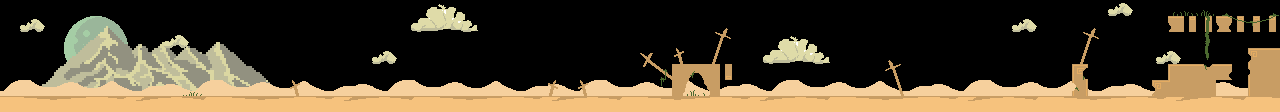

This is a level from a 2D game, rendered from its Tiled map with the project's own tilesets. A one-line summary and the map file follow, with tile-layer data summarised:
An orthogonal 80x7 tile map with 16x16 px tiles, 9 tile layers (FarBGLayer, MidBGLayer, NearBGLayer, LowDoodadLayer, ...).

<map version="1.10" tiledversion="1.10.2" orientation="orthogonal" renderorder="right-down" width="80" height="7" tilewidth="16" tileheight="16" infinite="0" nextlayerid="18" nextobjectid="1">
 <tileset firstgid="1" source="Desert_Ruins_Tileset_Day.tsx" />
 <layer id="16" name="FarBGLayer" width="80" height="7">
  <data>[560 cells, 560 non-empty, 17 distinct tile ids]</data>
 </layer>
 <layer id="15" name="MidBGLayer" width="80" height="7">
  <data>[560 cells, 560 non-empty, 53 distinct tile ids]</data>
 </layer>
 <layer id="14" name="NearBGLayer" width="80" height="7">
  <data>[560 cells, 560 non-empty, 25 distinct tile ids]</data>
 </layer>
 <layer id="17" name="LowDoodadLayer" width="80" height="7">
  <data>[560 cells, 560 non-empty, 38 distinct tile ids]</data>
 </layer>
 <layer id="1" name="ObstacleLayer" width="80" height="7">
  <data>[560 cells, 560 non-empty, 17 distinct tile ids]</data>
 </layer>
 <layer id="11" name="RopeLayer" width="80" height="7">
  <data>[560 cells, 560 non-empty, 3 distinct tile ids]</data>
 </layer>
 <layer id="12" name="ZiplineLayer" width="80" height="7">
  <data>[560 cells, 560 non-empty, 1 distinct tile ids]</data>
 </layer>
 <layer id="13" name="TrampolineLayer" width="80" height="7">
  <data>[560 cells, 560 non-empty, 1 distinct tile ids]</data>
 </layer>
 <layer id="6" name="HighDoodadLayer" width="80" height="7">
  <data>[560 cells, 560 non-empty, 22 distinct tile ids]</data>
 </layer>
</map>
